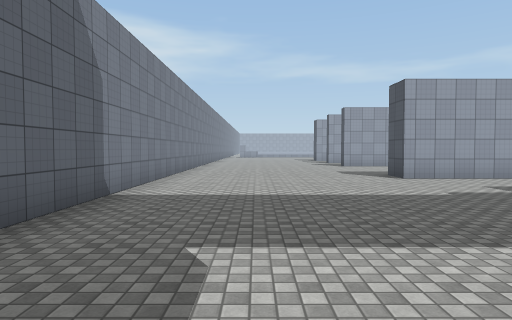
View 1 (above)

21 first-person views from a walk through a Unity game level. The camera is 1.4 m above the floor, tilts 2° down and sees 75° across. The floor is counted in squares, 2 m on a side. Each view is taken from the middle of a square. On the plan, view 1 faces up. The plan holds only what a view shows up to about 10 squares ahead; the rest is blank. The place goes on beyond the plan. Surface patterns are stand-ins for the level's own textures.

View 2
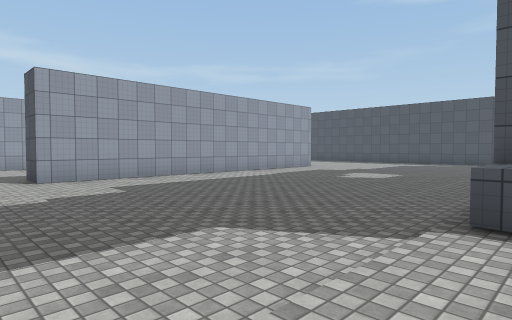

View 3
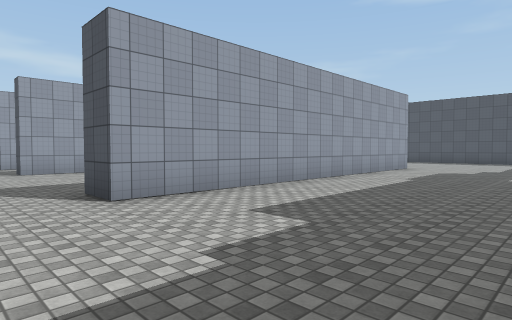

View 4
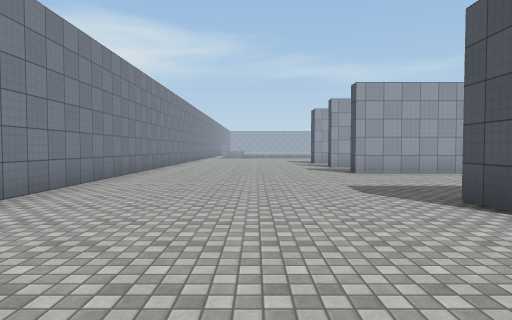

View 5
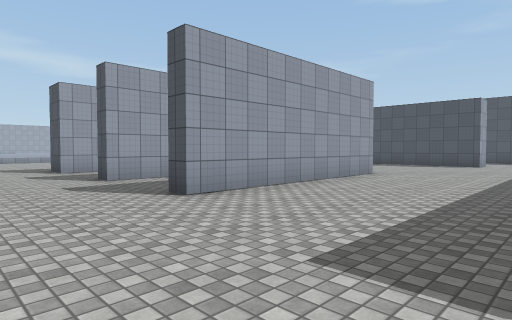

View 6
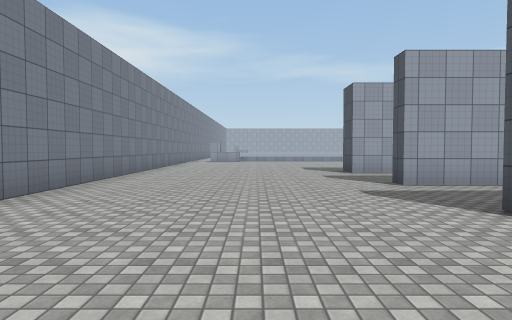

View 7
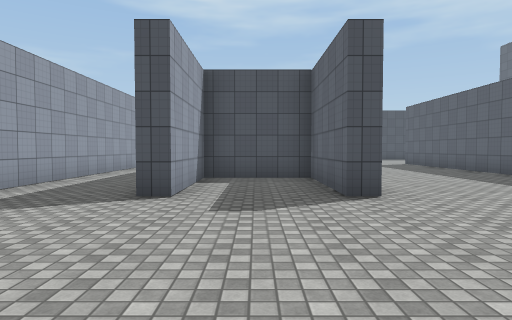

View 8
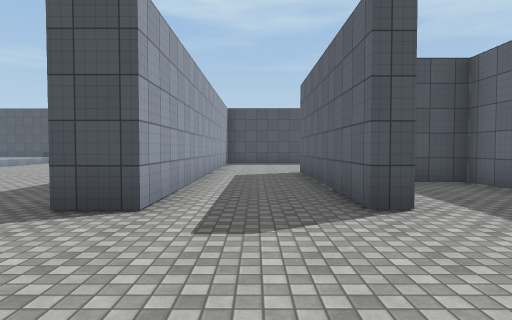

View 9
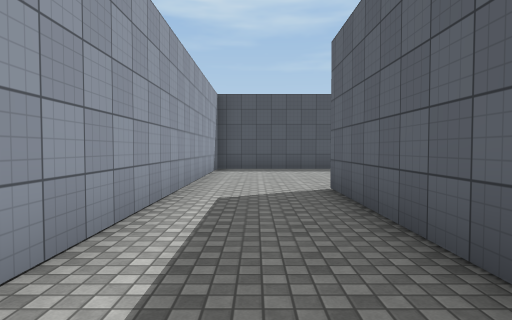

View 10
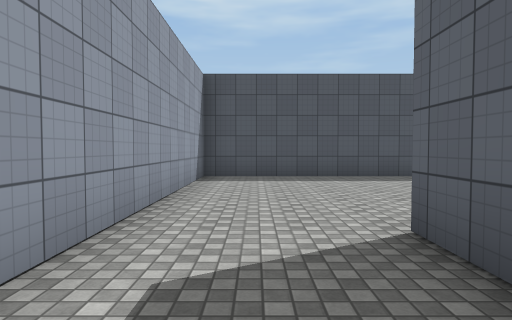

View 11
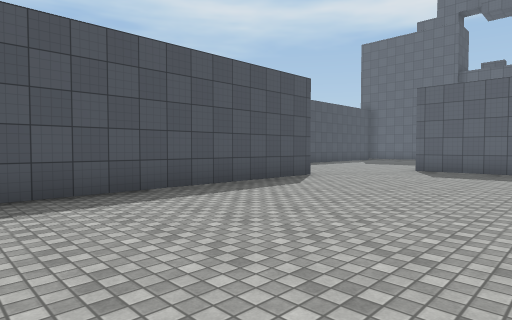

View 12
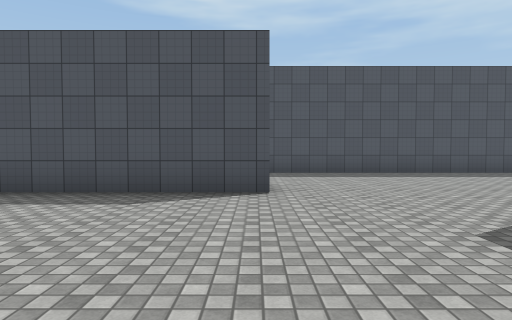

View 13
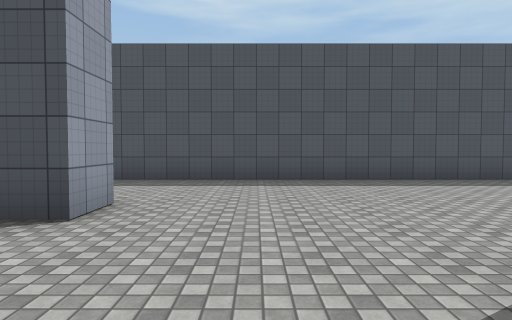

View 14
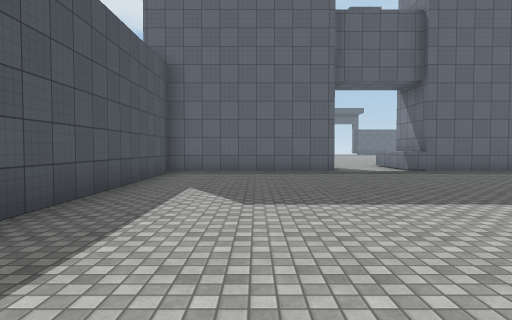

View 15
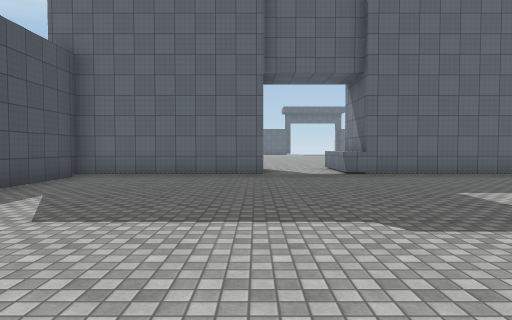

View 16
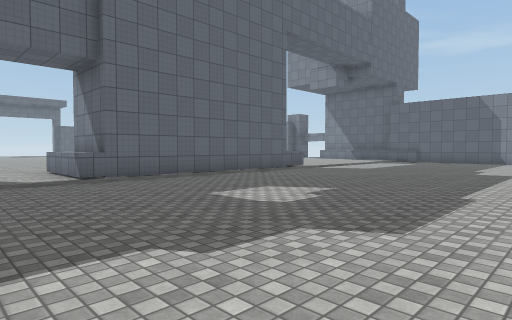

View 17
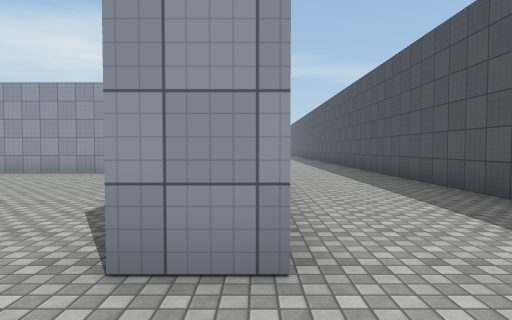

View 18
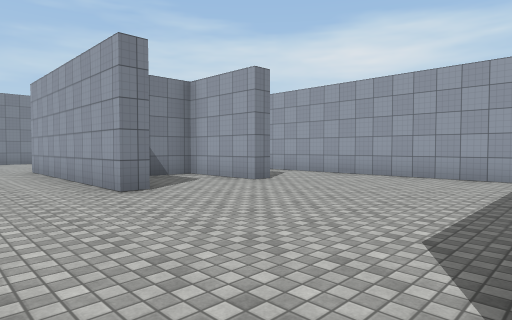

View 19
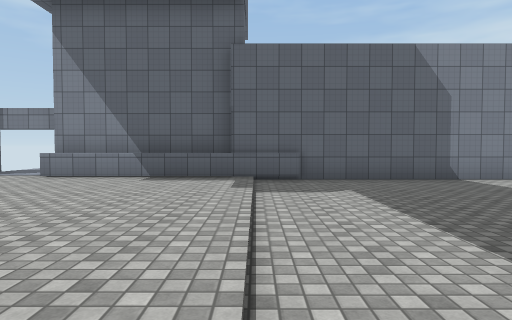

View 20
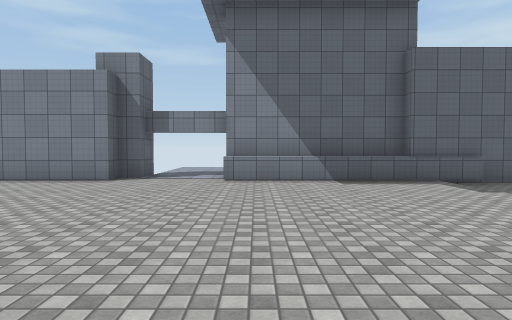

View 21
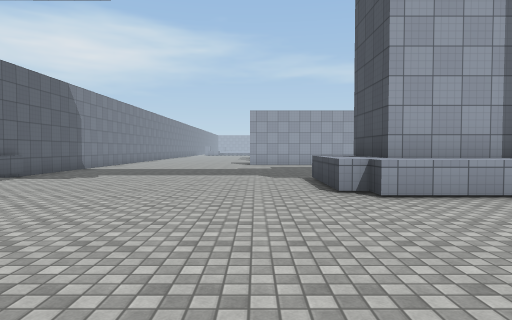

### Floor plan
Key: @ floor where view 1 was taken; # wall or solid block; . main floor; : floor 0.25 m higher than the main floor; / step, stairs or slope; ^ raised ledge.
Columns run from 5 left of view 1 to 20 right of it. Each row starts with its distance up from view 1.
 21   #......#############...#
 20   #..................#...#
 19   #..................#...#
 18   #......######......#...#
 17   #.........#........#...#
 16   #.........#........#...#
 15   #......######......#...#
 14   #..................#...#
 13   #..................#...#
 12   #......................#
 11   #......................#
 10   #......................#
  9   #......##########......#
  8   #......................#
  7   #......................#
  6   #......................#
  5   #......................#
  4   #......................#
  3   #......................#
  2   #......................#
  1   #//////////////////////#
  0   #::@:::::^ #####::######
 -1   #::::::::###   #::
 -2   #::::::::^^^   ^::
 -3   #::::::::::
 -4 :::::::::::::
 -5 ::::::::::::
 -6  ##::::::::
 -7   #:::   :

Where each view was taken, in squares from view 1:
view 1: 0 up, 0 right, facing up
view 2: 0 up, 2 right, facing up-right
view 3: 4 up, 2 right, facing up-right
view 4: 5 up, 1 right, facing up
view 5: 10 up, 1 right, facing up-right
view 6: 11 up, 1 right, facing up
view 7: 16 up, 1 left, facing right
view 8: 19 up, 0 right, facing right
view 9: 19 up, 4 right, facing right
view 10: 19 up, 7 right, facing right
view 11: 20 up, 10 right, facing down-right
view 12: 13 up, 10 right, facing right
view 13: 11 up, 12 right, facing right
view 14: 10 up, 17 right, facing down
view 15: 9 up, 15 right, facing down
view 16: 8 up, 15 right, facing down-left
view 17: 11 up, 16 right, facing up
view 18: 12 up, 15 right, facing up-left
view 19: 1 up, 5 right, facing left
view 20: 3 down, 5 right, facing left
view 21: 7 down, 4 right, facing up
